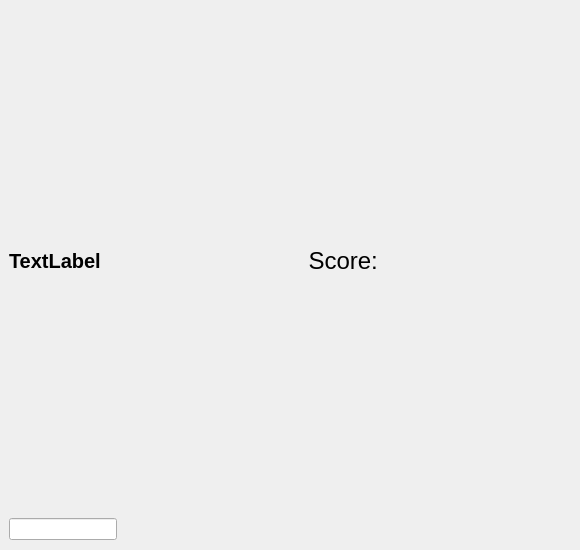
<?xml version="1.0" encoding="UTF-8"?>
<ui version="4.0">
 <class>MainWindow</class>
 <widget class="QMainWindow" name="MainWindow">
  <property name="enabled">
   <bool>true</bool>
  </property>
  <property name="geometry">
   <rect>
    <x>0</x>
    <y>0</y>
    <width>580</width>
    <height>550</height>
   </rect>
  </property>
  <property name="sizePolicy">
   <sizepolicy hsizetype="Expanding" vsizetype="Expanding">
    <horstretch>1</horstretch>
    <verstretch>1</verstretch>
   </sizepolicy>
  </property>
  <property name="minimumSize">
   <size>
    <width>580</width>
    <height>550</height>
   </size>
  </property>
  <property name="sizeIncrement">
   <size>
    <width>8</width>
    <height>8</height>
   </size>
  </property>
  <property name="windowTitle">
   <string>MainWindow</string>
  </property>
  <widget class="QWidget" name="centralwidget">
   <property name="sizePolicy">
    <sizepolicy hsizetype="Expanding" vsizetype="Expanding">
     <horstretch>0</horstretch>
     <verstretch>0</verstretch>
    </sizepolicy>
   </property>
   <property name="minimumSize">
    <size>
     <width>300</width>
     <height>300</height>
    </size>
   </property>
   <property name="layoutDirection">
    <enum>Qt::LeftToRight</enum>
   </property>
   <layout class="QVBoxLayout" name="verticalLayout_5">
    <item>
     <widget class="QStackedWidget" name="stackedWidget">
      <property name="sizePolicy">
       <sizepolicy hsizetype="Expanding" vsizetype="Expanding">
        <horstretch>0</horstretch>
        <verstretch>0</verstretch>
       </sizepolicy>
      </property>
      <property name="minimumSize">
       <size>
        <width>300</width>
        <height>300</height>
       </size>
      </property>
      <property name="contextMenuPolicy">
       <enum>Qt::NoContextMenu</enum>
      </property>
      <property name="currentIndex">
       <number>2</number>
      </property>
      <widget class="QWidget" name="start_and_win_page">
       <property name="sizePolicy">
        <sizepolicy hsizetype="Expanding" vsizetype="Expanding">
         <horstretch>0</horstretch>
         <verstretch>0</verstretch>
        </sizepolicy>
       </property>
       <layout class="QVBoxLayout" name="verticalLayout_4">
        <item>
         <layout class="QVBoxLayout" name="verticalLayout_3" stretch="0,0,0">
          <property name="spacing">
           <number>0</number>
          </property>
          <property name="sizeConstraint">
           <enum>QLayout::SetDefaultConstraint</enum>
          </property>
          <property name="leftMargin">
           <number>0</number>
          </property>
          <property name="topMargin">
           <number>0</number>
          </property>
          <property name="rightMargin">
           <number>0</number>
          </property>
          <property name="bottomMargin">
           <number>0</number>
          </property>
          <item alignment="Qt::AlignBottom">
           <widget class="QLabel" name="Win_message">
            <property name="sizePolicy">
             <sizepolicy hsizetype="Expanding" vsizetype="Expanding">
              <horstretch>1</horstretch>
              <verstretch>1</verstretch>
             </sizepolicy>
            </property>
            <property name="minimumSize">
             <size>
              <width>275</width>
              <height>40</height>
             </size>
            </property>
            <property name="sizeIncrement">
             <size>
              <width>0</width>
              <height>0</height>
             </size>
            </property>
            <property name="font">
             <font>
              <pointsize>15</pointsize>
              <stylestrategy>PreferDefault</stylestrategy>
             </font>
            </property>
            <property name="cursor">
             <cursorShape>ArrowCursor</cursorShape>
            </property>
            <property name="mouseTracking">
             <bool>false</bool>
            </property>
            <property name="autoFillBackground">
             <bool>false</bool>
            </property>
            <property name="frameShape">
             <enum>QFrame::NoFrame</enum>
            </property>
            <property name="frameShadow">
             <enum>QFrame::Plain</enum>
            </property>
            <property name="text">
             <string/>
            </property>
            <property name="scaledContents">
             <bool>true</bool>
            </property>
            <property name="alignment">
             <set>Qt::AlignCenter</set>
            </property>
           </widget>
          </item>
          <item>
           <widget class="QWidget" name="Settings_field" native="true">
            <property name="sizePolicy">
             <sizepolicy hsizetype="Expanding" vsizetype="Expanding">
              <horstretch>1</horstretch>
              <verstretch>1</verstretch>
             </sizepolicy>
            </property>
            <property name="minimumSize">
             <size>
              <width>0</width>
              <height>100</height>
             </size>
            </property>
            <layout class="QHBoxLayout" name="horizontalLayout_2">
             <property name="spacing">
              <number>0</number>
             </property>
             <property name="sizeConstraint">
              <enum>QLayout::SetDefaultConstraint</enum>
             </property>
             <property name="topMargin">
              <number>0</number>
             </property>
             <property name="rightMargin">
              <number>0</number>
             </property>
             <property name="bottomMargin">
              <number>0</number>
             </property>
             <item alignment="Qt::AlignHCenter">
              <widget class="QFrame" name="Left_settings_menu">
               <property name="sizePolicy">
                <sizepolicy hsizetype="Expanding" vsizetype="Expanding">
                 <horstretch>0</horstretch>
                 <verstretch>0</verstretch>
                </sizepolicy>
               </property>
               <property name="minimumSize">
                <size>
                 <width>0</width>
                 <height>50</height>
                </size>
               </property>
               <layout class="QHBoxLayout" name="horizontalLayout_5">
                <property name="spacing">
                 <number>7</number>
                </property>
                <property name="sizeConstraint">
                 <enum>QLayout::SetFixedSize</enum>
                </property>
                <property name="leftMargin">
                 <number>0</number>
                </property>
                <property name="topMargin">
                 <number>0</number>
                </property>
                <property name="rightMargin">
                 <number>0</number>
                </property>
                <property name="bottomMargin">
                 <number>0</number>
                </property>
                <item>
                 <widget class="QFrame" name="Language_selector">
                  <property name="sizePolicy">
                   <sizepolicy hsizetype="Expanding" vsizetype="Expanding">
                    <horstretch>0</horstretch>
                    <verstretch>0</verstretch>
                   </sizepolicy>
                  </property>
                  <layout class="QVBoxLayout" name="verticalLayout_6">
                   <property name="bottomMargin">
                    <number>9</number>
                   </property>
                   <item>
                    <widget class="QLabel" name="LG_select_lb">
                     <property name="sizePolicy">
                      <sizepolicy hsizetype="Preferred" vsizetype="Preferred">
                       <horstretch>1</horstretch>
                       <verstretch>1</verstretch>
                      </sizepolicy>
                     </property>
                     <property name="font">
                      <font>
                       <pointsize>15</pointsize>
                      </font>
                     </property>
                     <property name="text">
                      <string>Language</string>
                     </property>
                    </widget>
                   </item>
                   <item>
                    <widget class="QRadioButton" name="LG_select_EN">
                     <property name="sizePolicy">
                      <sizepolicy hsizetype="Preferred" vsizetype="Preferred">
                       <horstretch>1</horstretch>
                       <verstretch>2</verstretch>
                      </sizepolicy>
                     </property>
                     <property name="text">
                      <string>English</string>
                     </property>
                     <property name="checked">
                      <bool>true</bool>
                     </property>
                    </widget>
                   </item>
                   <item>
                    <widget class="QRadioButton" name="LG_select_RU">
                     <property name="sizePolicy">
                      <sizepolicy hsizetype="Preferred" vsizetype="Preferred">
                       <horstretch>1</horstretch>
                       <verstretch>2</verstretch>
                      </sizepolicy>
                     </property>
                     <property name="text">
                      <string>Русский</string>
                     </property>
                    </widget>
                   </item>
                  </layout>
                 </widget>
                </item>
                <item>
                 <widget class="QWidget" name="Region_select" native="true">
                  <property name="sizePolicy">
                   <sizepolicy hsizetype="Expanding" vsizetype="Expanding">
                    <horstretch>0</horstretch>
                    <verstretch>0</verstretch>
                   </sizepolicy>
                  </property>
                  <layout class="QVBoxLayout" name="verticalLayout_7">
                   <property name="spacing">
                    <number>0</number>
                   </property>
                   <property name="topMargin">
                    <number>0</number>
                   </property>
                   <property name="bottomMargin">
                    <number>9</number>
                   </property>
                   <item>
                    <widget class="QLabel" name="Reg_select_lb">
                     <property name="sizePolicy">
                      <sizepolicy hsizetype="Expanding" vsizetype="Expanding">
                       <horstretch>0</horstretch>
                       <verstretch>0</verstretch>
                      </sizepolicy>
                     </property>
                     <property name="font">
                      <font>
                       <pointsize>15</pointsize>
                      </font>
                     </property>
                     <property name="text">
                      <string>Region</string>
                     </property>
                    </widget>
                   </item>
                   <item>
                    <widget class="QCheckBox" name="Reg_EU_box">
                     <property name="sizePolicy">
                      <sizepolicy hsizetype="Minimum" vsizetype="Fixed">
                       <horstretch>0</horstretch>
                       <verstretch>0</verstretch>
                      </sizepolicy>
                     </property>
                     <property name="text">
                      <string>Europe</string>
                     </property>
                    </widget>
                   </item>
                   <item>
                    <widget class="QCheckBox" name="Reg_AS_box">
                     <property name="text">
                      <string>Asia</string>
                     </property>
                    </widget>
                   </item>
                   <item>
                    <widget class="QCheckBox" name="Reg_3_box">
                     <property name="text">
                      <string>Region 3</string>
                     </property>
                    </widget>
                   </item>
                   <item>
                    <widget class="QCheckBox" name="Reg_4_box">
                     <property name="text">
                      <string>Region 4</string>
                     </property>
                    </widget>
                   </item>
                  </layout>
                 </widget>
                </item>
               </layout>
              </widget>
             </item>
             <item alignment="Qt::AlignHCenter">
              <widget class="QWidget" name="Right_settings_menu" native="true">
               <property name="sizePolicy">
                <sizepolicy hsizetype="Expanding" vsizetype="Expanding">
                 <horstretch>0</horstretch>
                 <verstretch>0</verstretch>
                </sizepolicy>
               </property>
               <layout class="QHBoxLayout" name="horizontalLayout_3">
                <property name="leftMargin">
                 <number>0</number>
                </property>
                <property name="rightMargin">
                 <number>0</number>
                </property>
                <item>
                 <widget class="QFrame" name="Gamemode_selector">
                  <property name="sizePolicy">
                   <sizepolicy hsizetype="Expanding" vsizetype="Expanding">
                    <horstretch>3</horstretch>
                    <verstretch>0</verstretch>
                   </sizepolicy>
                  </property>
                  <property name="minimumSize">
                   <size>
                    <width>178</width>
                    <height>0</height>
                   </size>
                  </property>
                  <property name="font">
                   <font>
                    <pointsize>11</pointsize>
                   </font>
                  </property>
                  <property name="frameShape">
                   <enum>QFrame::StyledPanel</enum>
                  </property>
                  <property name="frameShadow">
                   <enum>QFrame::Raised</enum>
                  </property>
                  <layout class="QVBoxLayout" name="verticalLayout_8">
                   <property name="leftMargin">
                    <number>0</number>
                   </property>
                   <property name="bottomMargin">
                    <number>9</number>
                   </property>
                   <item>
                    <widget class="QRadioButton" name="Cou_Cap">
                     <property name="text">
                      <string>Country - Capital</string>
                     </property>
                     <property name="checked">
                      <bool>true</bool>
                     </property>
                    </widget>
                   </item>
                   <item>
                    <widget class="QRadioButton" name="Cap_Cou">
                     <property name="text">
                      <string>Capital - Country</string>
                     </property>
                    </widget>
                   </item>
                   <item>
                    <widget class="QRadioButton" name="Flag_Cou">
                     <property name="text">
                      <string>Flag - Country</string>
                     </property>
                    </widget>
                   </item>
                   <item>
                    <widget class="QRadioButton" name="Cou_Flag">
                     <property name="text">
                      <string>Country - Flag</string>
                     </property>
                    </widget>
                   </item>
                  </layout>
                 </widget>
                </item>
                <item>
                 <widget class="QFrame" name="Pick_or_type_selector">
                  <property name="sizePolicy">
                   <sizepolicy hsizetype="Expanding" vsizetype="Expanding">
                    <horstretch>0</horstretch>
                    <verstretch>0</verstretch>
                   </sizepolicy>
                  </property>
                  <property name="font">
                   <font>
                    <pointsize>12</pointsize>
                   </font>
                  </property>
                  <layout class="QVBoxLayout" name="verticalLayout_9">
                   <item>
                    <widget class="QRadioButton" name="Choose_btn">
                     <property name="text">
                      <string>Choose</string>
                     </property>
                     <property name="checkable">
                      <bool>true</bool>
                     </property>
                     <property name="checked">
                      <bool>true</bool>
                     </property>
                    </widget>
                   </item>
                   <item>
                    <widget class="QRadioButton" name="Type_btn">
                     <property name="text">
                      <string>Type</string>
                     </property>
                    </widget>
                   </item>
                  </layout>
                 </widget>
                </item>
               </layout>
              </widget>
             </item>
            </layout>
           </widget>
          </item>
          <item alignment="Qt::AlignHCenter|Qt::AlignTop">
           <widget class="QPushButton" name="Start_Button">
            <property name="enabled">
             <bool>true</bool>
            </property>
            <property name="sizePolicy">
             <sizepolicy hsizetype="Expanding" vsizetype="Expanding">
              <horstretch>1</horstretch>
              <verstretch>1</verstretch>
             </sizepolicy>
            </property>
            <property name="minimumSize">
             <size>
              <width>275</width>
              <height>40</height>
             </size>
            </property>
            <property name="sizeIncrement">
             <size>
              <width>1</width>
              <height>1</height>
             </size>
            </property>
            <property name="baseSize">
             <size>
              <width>0</width>
              <height>0</height>
             </size>
            </property>
            <property name="font">
             <font>
              <pointsize>12</pointsize>
             </font>
            </property>
            <property name="layoutDirection">
             <enum>Qt::LeftToRight</enum>
            </property>
            <property name="autoFillBackground">
             <bool>false</bool>
            </property>
            <property name="text">
             <string>Start game</string>
            </property>
            <property name="autoDefault">
             <bool>false</bool>
            </property>
            <property name="default">
             <bool>false</bool>
            </property>
            <property name="flat">
             <bool>false</bool>
            </property>
           </widget>
          </item>
         </layout>
        </item>
       </layout>
      </widget>
      <widget class="QWidget" name="gmChoose_page">
       <property name="sizePolicy">
        <sizepolicy hsizetype="Expanding" vsizetype="Expanding">
         <horstretch>0</horstretch>
         <verstretch>0</verstretch>
        </sizepolicy>
       </property>
       <layout class="QVBoxLayout" name="verticalLayout_2">
        <item>
         <widget class="QFrame" name="frame_everything">
          <property name="enabled">
           <bool>true</bool>
          </property>
          <property name="sizePolicy">
           <sizepolicy hsizetype="Expanding" vsizetype="Expanding">
            <horstretch>0</horstretch>
            <verstretch>0</verstretch>
           </sizepolicy>
          </property>
          <property name="font">
           <font>
            <pointsize>7</pointsize>
           </font>
          </property>
          <property name="frameShape">
           <enum>QFrame::NoFrame</enum>
          </property>
          <property name="frameShadow">
           <enum>QFrame::Raised</enum>
          </property>
          <layout class="QVBoxLayout" name="verticalLayout_10">
           <property name="leftMargin">
            <number>12</number>
           </property>
           <property name="bottomMargin">
            <number>18</number>
           </property>
           <item>
            <layout class="QHBoxLayout" name="horizontalLayout">
             <property name="spacing">
              <number>12</number>
             </property>
             <property name="topMargin">
              <number>0</number>
             </property>
             <property name="bottomMargin">
              <number>0</number>
             </property>
             <item alignment="Qt::AlignHCenter">
              <widget class="QLabel" name="quest_label">
               <property name="enabled">
                <bool>true</bool>
               </property>
               <property name="sizePolicy">
                <sizepolicy hsizetype="Expanding" vsizetype="Expanding">
                 <horstretch>1</horstretch>
                 <verstretch>0</verstretch>
                </sizepolicy>
               </property>
               <property name="minimumSize">
                <size>
                 <width>0</width>
                 <height>0</height>
                </size>
               </property>
               <property name="font">
                <font>
                 <family>MS Sans Serif</family>
                 <pointsize>15</pointsize>
                 <weight>75</weight>
                 <bold>true</bold>
                </font>
               </property>
               <property name="text">
                <string>TextLabel</string>
               </property>
              </widget>
             </item>
             <item>
              <widget class="QLabel" name="Score_label">
               <property name="enabled">
                <bool>true</bool>
               </property>
               <property name="sizePolicy">
                <sizepolicy hsizetype="Expanding" vsizetype="Expanding">
                 <horstretch>1</horstretch>
                 <verstretch>0</verstretch>
                </sizepolicy>
               </property>
               <property name="font">
                <font>
                 <pointsize>18</pointsize>
                </font>
               </property>
               <property name="text">
                <string>Score: </string>
               </property>
              </widget>
             </item>
            </layout>
           </item>
           <item>
            <widget class="QFrame" name="Answer_buttons">
             <property name="sizePolicy">
              <sizepolicy hsizetype="Expanding" vsizetype="Expanding">
               <horstretch>3</horstretch>
               <verstretch>0</verstretch>
              </sizepolicy>
             </property>
             <property name="sizeIncrement">
              <size>
               <width>1</width>
               <height>1</height>
              </size>
             </property>
             <property name="font">
              <font>
               <pointsize>10</pointsize>
              </font>
             </property>
             <widget class="QWidget" name="verticalLayoutWidget">
              <property name="geometry">
               <rect>
                <x>20</x>
                <y>20</y>
                <width>161</width>
                <height>221</height>
               </rect>
              </property>
              <layout class="QVBoxLayout" name="verticalLayout">
               <property name="topMargin">
                <number>3</number>
               </property>
               <property name="bottomMargin">
                <number>15</number>
               </property>
               <item>
                <widget class="QPushButton" name="Var3">
                 <property name="enabled">
                  <bool>true</bool>
                 </property>
                 <property name="sizePolicy">
                  <sizepolicy hsizetype="Expanding" vsizetype="Expanding">
                   <horstretch>0</horstretch>
                   <verstretch>0</verstretch>
                  </sizepolicy>
                 </property>
                 <property name="text">
                  <string>PushButton</string>
                 </property>
                </widget>
               </item>
               <item>
                <widget class="QPushButton" name="Var4">
                 <property name="sizePolicy">
                  <sizepolicy hsizetype="Expanding" vsizetype="Expanding">
                   <horstretch>0</horstretch>
                   <verstretch>0</verstretch>
                  </sizepolicy>
                 </property>
                 <property name="text">
                  <string>PushButton</string>
                 </property>
                </widget>
               </item>
               <item>
                <widget class="QPushButton" name="Var2">
                 <property name="enabled">
                  <bool>true</bool>
                 </property>
                 <property name="sizePolicy">
                  <sizepolicy hsizetype="Expanding" vsizetype="Expanding">
                   <horstretch>0</horstretch>
                   <verstretch>0</verstretch>
                  </sizepolicy>
                 </property>
                 <property name="text">
                  <string>PushButton</string>
                 </property>
                </widget>
               </item>
               <item>
                <widget class="QPushButton" name="Var1">
                 <property name="sizePolicy">
                  <sizepolicy hsizetype="Expanding" vsizetype="Expanding">
                   <horstretch>0</horstretch>
                   <verstretch>0</verstretch>
                  </sizepolicy>
                 </property>
                 <property name="text">
                  <string>PushButton</string>
                 </property>
                </widget>
               </item>
              </layout>
             </widget>
            </widget>
           </item>
          </layout>
         </widget>
        </item>
       </layout>
      </widget>
      <widget class="QWidget" name="gmType_page">
       <widget class="QWidget" name="verticalWidget_2" native="true">
        <property name="geometry">
         <rect>
          <x>0</x>
          <y>0</y>
          <width>561</width>
          <height>531</height>
         </rect>
        </property>
        <layout class="QFormLayout" name="formLayout">
         <item row="0" column="0">
          <widget class="QLabel" name="quest_label_2">
           <property name="enabled">
            <bool>true</bool>
           </property>
           <property name="sizePolicy">
            <sizepolicy hsizetype="Expanding" vsizetype="Expanding">
             <horstretch>1</horstretch>
             <verstretch>0</verstretch>
            </sizepolicy>
           </property>
           <property name="minimumSize">
            <size>
             <width>0</width>
             <height>0</height>
            </size>
           </property>
           <property name="font">
            <font>
             <family>MS Sans Serif</family>
             <pointsize>15</pointsize>
             <weight>75</weight>
             <bold>true</bold>
            </font>
           </property>
           <property name="text">
            <string>TextLabel</string>
           </property>
          </widget>
         </item>
         <item row="0" column="1">
          <widget class="QLabel" name="Score_label_2">
           <property name="enabled">
            <bool>true</bool>
           </property>
           <property name="sizePolicy">
            <sizepolicy hsizetype="Expanding" vsizetype="Expanding">
             <horstretch>1</horstretch>
             <verstretch>0</verstretch>
            </sizepolicy>
           </property>
           <property name="font">
            <font>
             <pointsize>18</pointsize>
            </font>
           </property>
           <property name="text">
            <string>Score: </string>
           </property>
           <property name="alignment">
            <set>Qt::AlignCenter</set>
           </property>
          </widget>
         </item>
         <item row="1" column="0">
          <widget class="QLineEdit" name="lineEdit"/>
         </item>
        </layout>
       </widget>
      </widget>
     </widget>
    </item>
   </layout>
  </widget>
 </widget>
 <resources/>
 <connections/>
</ui>
